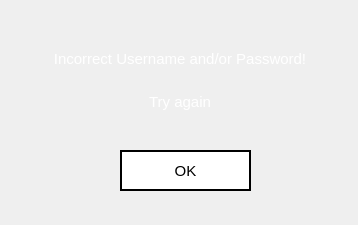
<?xml version="1.0" encoding="UTF-8"?>
<ui version="4.0">
 <class>admin_error</class>
 <widget class="QWidget" name="admin_error">
  <property name="geometry">
   <rect>
    <x>0</x>
    <y>0</y>
    <width>358</width>
    <height>225</height>
   </rect>
  </property>
  <property name="minimumSize">
   <size>
    <width>358</width>
    <height>225</height>
   </size>
  </property>
  <property name="maximumSize">
   <size>
    <width>358</width>
    <height>225</height>
   </size>
  </property>
  <property name="windowTitle">
   <string>Warning</string>
  </property>
  <property name="windowIcon">
   <iconset>
    <normaloff>icon.png</normaloff>icon.png</iconset>
  </property>
  <property name="styleSheet">
   <string notr="true">QWidget#admin_error{
border-image: url(:images/gradient.png);
}

QPushButton{
background: transparent;
background-color: white;
border: 2px solid black;
}

QPushButton:hover{
background-color: rgb(30, 30, 30);
color: white;
}

QPushButton:pressed
{
font: bold;
}
</string>
  </property>
  <widget class="QWidget" name="verticalLayoutWidget">
   <property name="geometry">
    <rect>
     <x>30</x>
     <y>40</y>
     <width>300</width>
     <height>81</height>
    </rect>
   </property>
   <layout class="QVBoxLayout" name="verticalLayout">
    <item>
     <widget class="QLabel" name="label">
      <property name="font">
       <font>
        <pointsize>11</pointsize>
       </font>
      </property>
      <property name="text">
       <string>&lt;html&gt;&lt;head/&gt;&lt;body&gt;&lt;p&gt;&lt;span style=&quot; color:#ffffff;&quot;&gt;Incorrect Username and/or Password!&lt;/span&gt;&lt;/p&gt;&lt;/body&gt;&lt;/html&gt;</string>
      </property>
      <property name="alignment">
       <set>Qt::AlignCenter</set>
      </property>
     </widget>
    </item>
    <item>
     <widget class="QLabel" name="label_3">
      <property name="font">
       <font>
        <pointsize>11</pointsize>
       </font>
      </property>
      <property name="text">
       <string>&lt;html&gt;&lt;head/&gt;&lt;body&gt;&lt;p&gt;&lt;span style=&quot; color:#ffffff;&quot;&gt;Try again&lt;/span&gt;&lt;/p&gt;&lt;/body&gt;&lt;/html&gt;</string>
      </property>
      <property name="alignment">
       <set>Qt::AlignCenter</set>
      </property>
     </widget>
    </item>
   </layout>
  </widget>
  <widget class="QPushButton" name="sys_ok">
   <property name="geometry">
    <rect>
     <x>120</x>
     <y>150</y>
     <width>131</width>
     <height>41</height>
    </rect>
   </property>
   <property name="font">
    <font>
     <pointsize>11</pointsize>
    </font>
   </property>
   <property name="text">
    <string>OK</string>
   </property>
  </widget>
  <widget class="QLabel" name="label_2">
   <property name="geometry">
    <rect>
     <x>0</x>
     <y>0</y>
     <width>358</width>
     <height>225</height>
    </rect>
   </property>
   <property name="styleSheet">
    <string notr="true">border-image: url(:/images/adbgerror.png);</string>
   </property>
   <property name="text">
    <string/>
   </property>
  </widget>
  <zorder>label_2</zorder>
  <zorder>verticalLayoutWidget</zorder>
  <zorder>sys_ok</zorder>
 </widget>
 <resources>
  <include location="resource.qrc"/>
 </resources>
 <connections/>
</ui>
